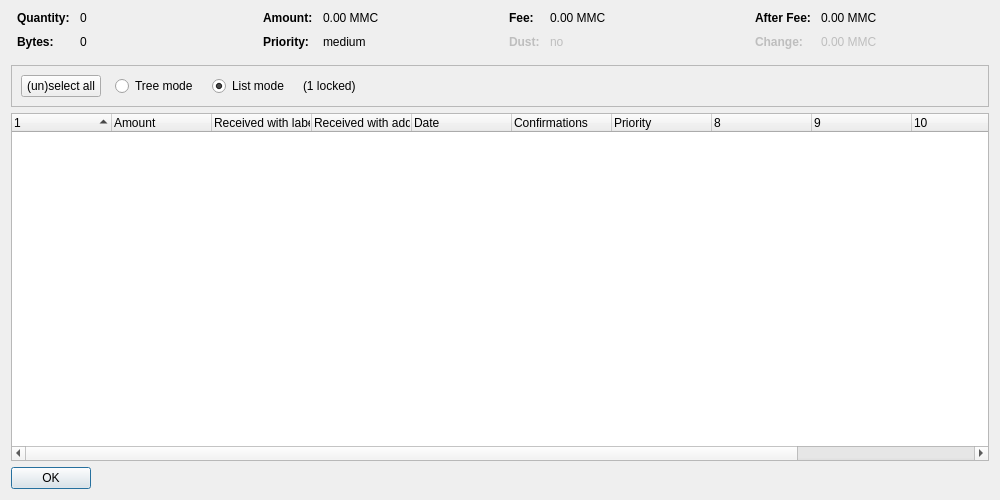
<?xml version="1.0" encoding="UTF-8"?>
<ui version="4.0">
 <class>CoinControlDialog</class>
 <widget class="QDialog" name="CoinControlDialog">
  <property name="geometry">
   <rect>
    <x>0</x>
    <y>0</y>
    <width>1000</width>
    <height>500</height>
   </rect>
  </property>
  <property name="windowTitle">
   <string>Coin Selection</string>
  </property>
  <layout class="QVBoxLayout" name="verticalLayout">
   <item>
    <layout class="QHBoxLayout" name="horizontalLayoutTop" stretch="0,0,0,0">
     <property name="topMargin">
      <number>0</number>
     </property>
     <property name="bottomMargin">
      <number>10</number>
     </property>
     <item>
      <layout class="QFormLayout" name="formLayoutCoinControl1">
       <property name="horizontalSpacing">
        <number>10</number>
       </property>
       <property name="verticalSpacing">
        <number>10</number>
       </property>
       <property name="leftMargin">
        <number>6</number>
       </property>
       <property name="rightMargin">
        <number>6</number>
       </property>
       <item row="0" column="0">
        <widget class="QLabel" name="labelCoinControlQuantityText">
         <property name="font">
          <font>
           <weight>75</weight>
           <bold>true</bold>
          </font>
         </property>
         <property name="text">
          <string>Quantity:</string>
         </property>
        </widget>
       </item>
       <item row="0" column="1">
        <widget class="QLabel" name="labelCoinControlQuantity">
         <property name="cursor">
          <cursorShape>IBeamCursor</cursorShape>
         </property>
         <property name="contextMenuPolicy">
          <enum>Qt::ActionsContextMenu</enum>
         </property>
         <property name="text">
          <string notr="true">0</string>
         </property>
         <property name="textInteractionFlags">
          <set>Qt::LinksAccessibleByMouse|Qt::TextSelectableByKeyboard|Qt::TextSelectableByMouse</set>
         </property>
        </widget>
       </item>
       <item row="1" column="0">
        <widget class="QLabel" name="labelCoinControlBytesText">
         <property name="font">
          <font>
           <weight>75</weight>
           <bold>true</bold>
          </font>
         </property>
         <property name="text">
          <string>Bytes:</string>
         </property>
        </widget>
       </item>
       <item row="1" column="1">
        <widget class="QLabel" name="labelCoinControlBytes">
         <property name="cursor">
          <cursorShape>IBeamCursor</cursorShape>
         </property>
         <property name="contextMenuPolicy">
          <enum>Qt::ActionsContextMenu</enum>
         </property>
         <property name="text">
          <string notr="true">0</string>
         </property>
         <property name="textInteractionFlags">
          <set>Qt::LinksAccessibleByMouse|Qt::TextSelectableByKeyboard|Qt::TextSelectableByMouse</set>
         </property>
        </widget>
       </item>
      </layout>
     </item>
     <item>
      <layout class="QFormLayout" name="formLayoutCoinControl2">
       <property name="horizontalSpacing">
        <number>10</number>
       </property>
       <property name="verticalSpacing">
        <number>10</number>
       </property>
       <property name="leftMargin">
        <number>6</number>
       </property>
       <property name="rightMargin">
        <number>6</number>
       </property>
       <item row="0" column="0">
        <widget class="QLabel" name="labelCoinControlAmountText">
         <property name="font">
          <font>
           <weight>75</weight>
           <bold>true</bold>
          </font>
         </property>
         <property name="text">
          <string>Amount:</string>
         </property>
        </widget>
       </item>
       <item row="0" column="1">
        <widget class="QLabel" name="labelCoinControlAmount">
         <property name="cursor">
          <cursorShape>IBeamCursor</cursorShape>
         </property>
         <property name="contextMenuPolicy">
          <enum>Qt::ActionsContextMenu</enum>
         </property>
         <property name="text">
          <string notr="true">0.00 MMC</string>
         </property>
         <property name="textInteractionFlags">
          <set>Qt::LinksAccessibleByMouse|Qt::TextSelectableByKeyboard|Qt::TextSelectableByMouse</set>
         </property>
        </widget>
       </item>
       <item row="1" column="0">
        <widget class="QLabel" name="labelCoinControlPriorityText">
         <property name="font">
          <font>
           <weight>75</weight>
           <bold>true</bold>
          </font>
         </property>
         <property name="text">
          <string>Priority:</string>
         </property>
        </widget>
       </item>
       <item row="1" column="1">
        <widget class="QLabel" name="labelCoinControlPriority">
         <property name="cursor">
          <cursorShape>IBeamCursor</cursorShape>
         </property>
         <property name="contextMenuPolicy">
          <enum>Qt::ActionsContextMenu</enum>
         </property>
         <property name="text">
          <string notr="true">medium</string>
         </property>
         <property name="textInteractionFlags">
          <set>Qt::LinksAccessibleByMouse|Qt::TextSelectableByKeyboard|Qt::TextSelectableByMouse</set>
         </property>
        </widget>
       </item>
      </layout>
     </item>
     <item>
      <layout class="QFormLayout" name="formLayoutCoinControl3">
       <property name="horizontalSpacing">
        <number>10</number>
       </property>
       <property name="verticalSpacing">
        <number>10</number>
       </property>
       <property name="leftMargin">
        <number>6</number>
       </property>
       <property name="rightMargin">
        <number>6</number>
       </property>
       <item row="0" column="0">
        <widget class="QLabel" name="labelCoinControlFeeText">
         <property name="font">
          <font>
           <weight>75</weight>
           <bold>true</bold>
          </font>
         </property>
         <property name="text">
          <string>Fee:</string>
         </property>
        </widget>
       </item>
       <item row="0" column="1">
        <widget class="QLabel" name="labelCoinControlFee">
         <property name="cursor">
          <cursorShape>IBeamCursor</cursorShape>
         </property>
         <property name="contextMenuPolicy">
          <enum>Qt::ActionsContextMenu</enum>
         </property>
         <property name="text">
          <string notr="true">0.00 MMC</string>
         </property>
         <property name="textInteractionFlags">
          <set>Qt::LinksAccessibleByMouse|Qt::TextSelectableByKeyboard|Qt::TextSelectableByMouse</set>
         </property>
        </widget>
       </item>
       <item row="1" column="0">
        <widget class="QLabel" name="labelCoinControlLowOutputText">
         <property name="enabled">
          <bool>false</bool>
         </property>
         <property name="font">
          <font>
           <weight>75</weight>
           <bold>true</bold>
          </font>
         </property>
         <property name="text">
          <string>Dust:</string>
         </property>
        </widget>
       </item>
       <item row="1" column="1">
        <widget class="QLabel" name="labelCoinControlLowOutput">
         <property name="enabled">
          <bool>false</bool>
         </property>
         <property name="cursor">
          <cursorShape>IBeamCursor</cursorShape>
         </property>
         <property name="contextMenuPolicy">
          <enum>Qt::ActionsContextMenu</enum>
         </property>
         <property name="text">
          <string notr="true">no</string>
         </property>
         <property name="textInteractionFlags">
          <set>Qt::LinksAccessibleByMouse|Qt::TextSelectableByKeyboard|Qt::TextSelectableByMouse</set>
         </property>
        </widget>
       </item>
      </layout>
     </item>
     <item>
      <layout class="QFormLayout" name="formLayoutCoinControl4">
       <property name="horizontalSpacing">
        <number>10</number>
       </property>
       <property name="verticalSpacing">
        <number>10</number>
       </property>
       <property name="leftMargin">
        <number>6</number>
       </property>
       <property name="rightMargin">
        <number>6</number>
       </property>
       <item row="0" column="0">
        <widget class="QLabel" name="labelCoinControlAfterFeeText">
         <property name="font">
          <font>
           <weight>75</weight>
           <bold>true</bold>
          </font>
         </property>
         <property name="text">
          <string>After Fee:</string>
         </property>
        </widget>
       </item>
       <item row="0" column="1">
        <widget class="QLabel" name="labelCoinControlAfterFee">
         <property name="cursor">
          <cursorShape>IBeamCursor</cursorShape>
         </property>
         <property name="contextMenuPolicy">
          <enum>Qt::ActionsContextMenu</enum>
         </property>
         <property name="text">
          <string notr="true">0.00 MMC</string>
         </property>
         <property name="textInteractionFlags">
          <set>Qt::LinksAccessibleByMouse|Qt::TextSelectableByKeyboard|Qt::TextSelectableByMouse</set>
         </property>
        </widget>
       </item>
       <item row="1" column="0">
        <widget class="QLabel" name="labelCoinControlChangeText">
         <property name="enabled">
          <bool>false</bool>
         </property>
         <property name="font">
          <font>
           <weight>75</weight>
           <bold>true</bold>
          </font>
         </property>
         <property name="text">
          <string>Change:</string>
         </property>
        </widget>
       </item>
       <item row="1" column="1">
        <widget class="QLabel" name="labelCoinControlChange">
         <property name="enabled">
          <bool>false</bool>
         </property>
         <property name="cursor">
          <cursorShape>IBeamCursor</cursorShape>
         </property>
         <property name="contextMenuPolicy">
          <enum>Qt::ActionsContextMenu</enum>
         </property>
         <property name="text">
          <string notr="true">0.00 MMC</string>
         </property>
         <property name="textInteractionFlags">
          <set>Qt::LinksAccessibleByMouse|Qt::TextSelectableByKeyboard|Qt::TextSelectableByMouse</set>
         </property>
        </widget>
       </item>
      </layout>
     </item>
    </layout>
   </item>
   <item>
    <widget class="QFrame" name="frame">
     <property name="minimumSize">
      <size>
       <width>0</width>
       <height>40</height>
      </size>
     </property>
     <property name="frameShape">
      <enum>QFrame::StyledPanel</enum>
     </property>
     <property name="frameShadow">
      <enum>QFrame::Sunken</enum>
     </property>
     <layout class="QHBoxLayout" name="horizontalLayout">
      <item>
       <layout class="QHBoxLayout" name="horizontalLayoutPanel" stretch="0,0,0,0,0">
        <property name="spacing">
         <number>14</number>
        </property>
        <item>
         <widget class="QPushButton" name="pushButtonSelectAll">
          <property name="sizePolicy">
           <sizepolicy hsizetype="Maximum" vsizetype="Fixed">
            <horstretch>0</horstretch>
            <verstretch>0</verstretch>
           </sizepolicy>
          </property>
          <property name="text">
           <string>(un)select all</string>
          </property>
          <property name="autoDefault">
           <bool>false</bool>
          </property>
         </widget>
        </item>
        <item>
         <widget class="QRadioButton" name="radioTreeMode">
          <property name="sizePolicy">
           <sizepolicy hsizetype="Maximum" vsizetype="Fixed">
            <horstretch>0</horstretch>
            <verstretch>0</verstretch>
           </sizepolicy>
          </property>
          <property name="text">
           <string>Tree mode</string>
          </property>
         </widget>
        </item>
        <item>
         <widget class="QRadioButton" name="radioListMode">
          <property name="sizePolicy">
           <sizepolicy hsizetype="Maximum" vsizetype="Fixed">
            <horstretch>0</horstretch>
            <verstretch>0</verstretch>
           </sizepolicy>
          </property>
          <property name="text">
           <string>List mode</string>
          </property>
          <property name="checked">
           <bool>true</bool>
          </property>
         </widget>
        </item>
        <item>
         <widget class="QLabel" name="labelLocked">
          <property name="text">
           <string notr="true">(1 locked)</string>
          </property>
         </widget>
        </item>
        <item>
         <spacer name="horizontalSpacer">
          <property name="orientation">
           <enum>Qt::Horizontal</enum>
          </property>
          <property name="sizeHint" stdset="0">
           <size>
            <width>40</width>
            <height>20</height>
           </size>
          </property>
         </spacer>
        </item>
       </layout>
      </item>
     </layout>
    </widget>
   </item>
   <item>
    <widget class="CoinControlTreeWidget" name="treeWidget">
     <property name="contextMenuPolicy">
      <enum>Qt::CustomContextMenu</enum>
     </property>
     <property name="sortingEnabled">
      <bool>false</bool>
     </property>
     <property name="columnCount">
      <number>12</number>
     </property>
     <attribute name="headerShowSortIndicator" stdset="0">
      <bool>true</bool>
     </attribute>
     <attribute name="headerStretchLastSection">
      <bool>false</bool>
     </attribute>
     <column>
      <property name="text">
       <string/>
      </property>
     </column>
     <column>
      <property name="text">
       <string>Amount</string>
      </property>
     </column>
     <column>
      <property name="text">
       <string>Received with label</string>
      </property>
     </column>
     <column>
      <property name="text">
       <string>Received with address</string>
      </property>
     </column>
     <column>
      <property name="text">
       <string>Date</string>
      </property>
     </column>
     <column>
      <property name="text">
       <string>Confirmations</string>
      </property>
      <property name="toolTip">
       <string>Confirmed</string>
      </property>
     </column>
     <column>
      <property name="text">
       <string>Priority</string>
      </property>
     </column>
     <column>
      <property name="text">
       <string/>
      </property>
     </column>
     <column>
      <property name="text">
       <string/>
      </property>
     </column>
     <column>
      <property name="text">
       <string/>
      </property>
     </column>
     <column>
      <property name="text">
       <string/>
      </property>
     </column>
     <column>
      <property name="text">
       <string/>
      </property>
     </column>
    </widget>
   </item>
   <item>
    <widget class="QDialogButtonBox" name="buttonBox">
     <property name="sizePolicy">
      <sizepolicy hsizetype="Maximum" vsizetype="Fixed">
       <horstretch>0</horstretch>
       <verstretch>0</verstretch>
      </sizepolicy>
     </property>
     <property name="orientation">
      <enum>Qt::Horizontal</enum>
     </property>
     <property name="standardButtons">
      <set>QDialogButtonBox::Ok</set>
     </property>
    </widget>
   </item>
  </layout>
 </widget>
 <customwidgets>
  <customwidget>
   <class>CoinControlTreeWidget</class>
   <extends>QTreeWidget</extends>
   <header>coincontroltreewidget.h</header>
  </customwidget>
 </customwidgets>
 <resources/>
 <connections/>
</ui>
